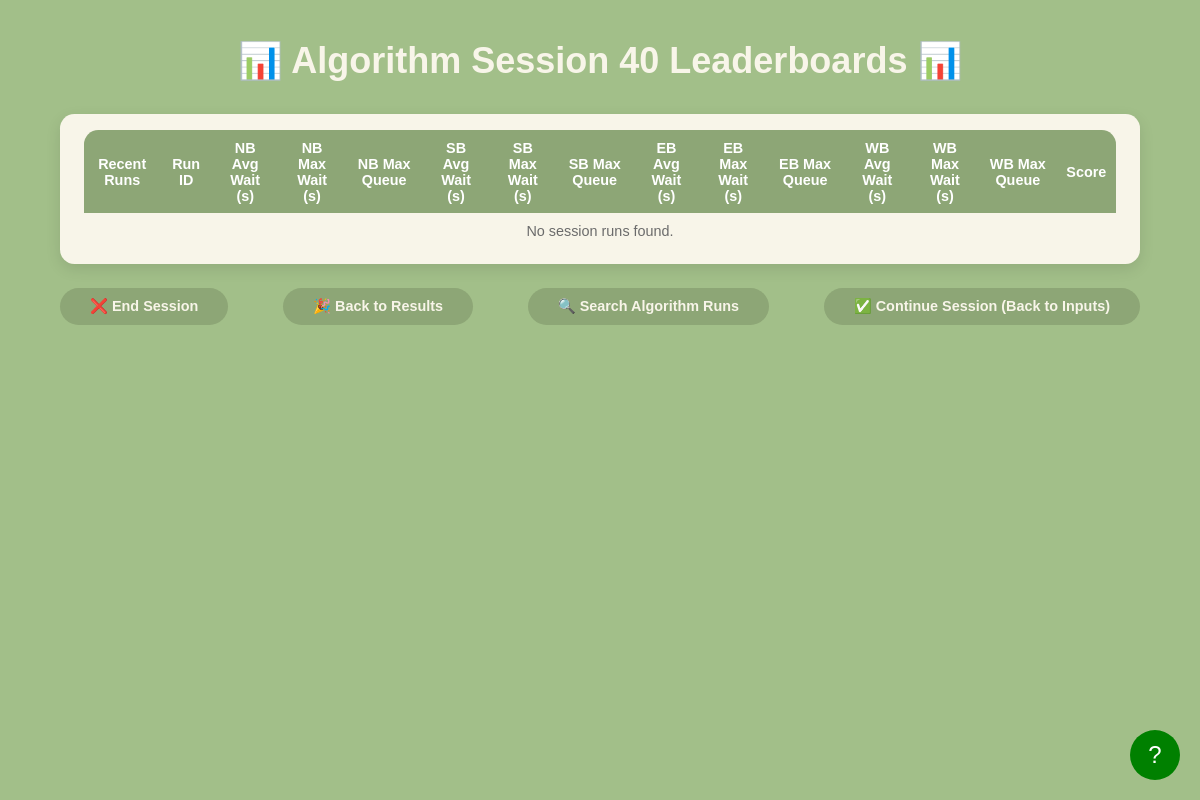
Page /algorithm_session_leaderboard on the earlier database version.
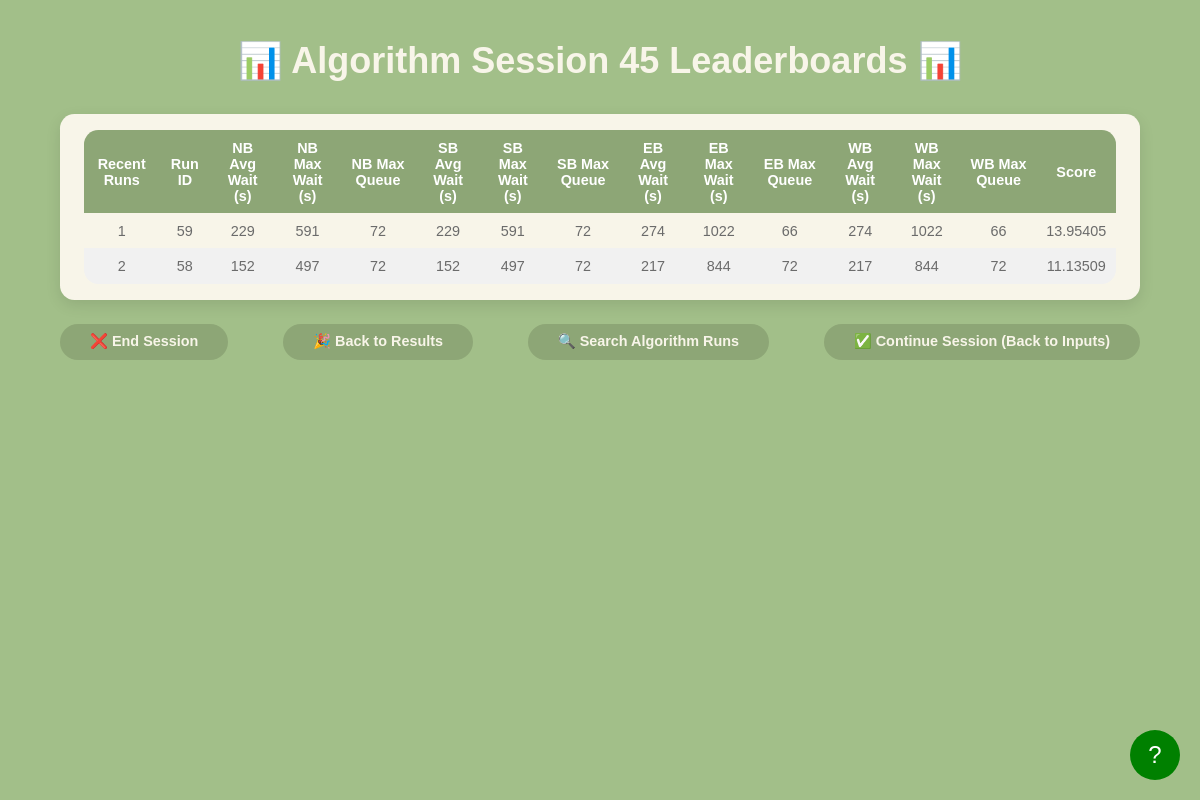
Same page on the later database version.
### models.py (models this page shows, shortened)
class AlgorithmLeaderboardResult(db.Model):
    __tablename__ = 'algorithm_leaderboard_results'
    id = db.Column(db.Integer, primary_key=True, autoincrement=True)
    run_id = db.Column(db.Integer, db.ForeignKey('configurations.run_id'), nullable=False)
    session_id = db.Column(db.Integer, db.ForeignKey('sessions.id'), nullable=False)
    avg_wait_time_north = db.Column(db.Float, nullable=False)
    max_wait_time_north = db.Column(db.Float, nullable=False)
    max_queue_length_north = db.Column(db.Integer, nullable=False)
    avg_wait_time_south = db.Column(db.Float, nullable=False)
    max_wait_time_south = db.Column(db.Float, nullable=False)
    max_queue_length_south = db.Column(db.Integer, nullable=False)
    avg_wait_time_east = db.Column(db.Float, nullable=False)
    max_wait_time_east = db.Column(db.Float, nullable=False)
    max_queue_length_east = db.Column(db.Integer, nullable=False)
    avg_wait_time_west = db.Column(db.Float, nullable=False)
    max_wait_time_west = db.Column(db.Float, nullable=False)
    max_queue_length_west = db.Column(db.Integer, nullable=False)

### app.py (the view)
@app.route('/algorithm_session_leaderboard')
def algorithm_session_leaderboard_page():
    session_id = request.args.get('session_id', type=int)
    if not session_id:
        active_session = Session.query.filter_by(active=True).order_by(Session.id.desc()).first()
        session_id = active_session.id if active_session else None
    print(session_id)
    raw_runs = get_recent_algorithm_runs(session_id) if session_id else []
    processed_runs = []
    for run in raw_runs:
        score = compute_score_4directions(
            run.run_id,
            run.session_id,
            run.avg_wait_time_north, run.max_wait_time_north, run.max_queue_length_north,
            run.avg_wait_time_south, run.max_wait_time_south, run.max_queue_length_south,
            run.avg_wait_time_east, run.max_wait_time_east, run.max_queue_length_east,
            run.avg_wait_time_west, run.max_wait_time_west, run.max_queue_length_west
        )
        processed_runs.append({
            "run_id": run.run_id,
            "nb_avg_wait": run.avg_wait_time_north,
            "nb_max_wait": run.max_wait_time_north,
            "nb_max_queue": run.max_queue_length_north,
            "sb_avg_wait": run.avg_wait_time_south,
            "sb_max_wait": run.max_wait_time_south,
            "sb_max_queue": run.max_queue_length_south,
            "eb_avg_wait": run.avg_wait_time_east,
            "eb_max_wait": run.max_wait_time_east,
            "eb_max_queue": run.max_queue_length_east,
            "wb_avg_wait": run.avg_wait_time_west,
            "wb_max_wait": run.max_wait_time_west,
            "wb_max_queue": run.max_queue_length_west,
            "score": score
        })
    return render_template('algorithm_session_leaderboard.html', runs=processed_runs, session_id=session_id)

### app.py (called while the page is built)
def get_recent_algorithm_runs(session_id):
    return AlgorithmLeaderboardResult.query \
        .filter_by(session_id=session_id) \
        .order_by(AlgorithmLeaderboardResult.id.desc()) \
        .limit(10) \
        .all()

### templates/algorithm_session_leaderboard.html (shortened to what this page needs)
<!DOCTYPE html>
<html lang="en">
<head>
</head>
<body>
    <div class="header">
        <h1>📊 Algorithm Session {{ session_id }} Leaderboards 📊</h1>
    </div>
    <div class="leaderboard-container">
        <table>
            <thead>
                <tr>
                    <th>Recent Runs</th>
                    <th>Run ID</th>
                    <th>NB Avg Wait (s)</th>
                    <th>NB Max Wait (s)</th>
                    <th>NB Max Queue</th>
                    <th>SB Avg Wait (s)</th>
                    <th>SB Max Wait (s)</th>
                    <th>SB Max Queue</th>
                    <th>EB Avg Wait (s)</th>
                    <th>EB Max Wait (s)</th>
                    <th>EB Max Queue</th>
                    <th>WB Avg Wait (s)</th>
                    <th>WB Max Wait (s)</th>
                    <th>WB Max Queue</th>
                    <th>Score</th>
                </tr>
            </thead>
            <tbody>
                {% if runs and runs|length > 0 %}
                    {% for run in runs %}
                    <tr onclick="handleRowClick(this)">
                        <td>{{ loop.index }}</td>
                        <td>{{ run.run_id }}</td>
                        <td>{{ run.nb_avg_wait|round|int }}</td>
                        <td>{{ run.nb_max_wait|round|int }}</td>
                        <td>{{ run.nb_max_queue|round|int }}</td>
                        <td>{{ run.sb_avg_wait|round|int }}</td>
                        <td>{{ run.sb_max_wait|round|int }}</td>
                        <td>{{ run.sb_max_queue|round|int }}</td>
                        <td>{{ run.eb_avg_wait|round|int }}</td>
                        <td>{{ run.eb_max_wait|round|int }}</td>
                        <td>{{ run.eb_max_queue|round|int }}</td>
                        <td>{{ run.wb_avg_wait|round|int }}</td>
                        <td>{{ run.wb_max_wait|round|int }}</td>
                        <td>{{ run.wb_max_queue|round|int }}</td>
                        <td>{{ run.score|round(5) }}</td>
                    </tr>
                    {% endfor %}
                {% else %}
                    <tr>
                        <td colspan="15">No session runs found.</td>
                    </tr>
                {% endif %}
            </tbody>
        </table>
    </div>
    <div class="nav-container">
        <a class="nav-button" id="endBtn" href="/index">❌ End Session</a>
        <a class="res-button" id="results" href="/back_to_results">🎉 Back to Results</a>
        <a class="res-button" id="searchRunsBtn" href="/search_Algorithm_Runs">🔍 Search Algorithm Runs</a>
        <a class="nav-button" id="backBtn" href="/parameters">✅ Continue Session (Back to Inputs)</a>
    </div>
    <div id="tutorial-button">?</div>
</body>
</html>

Differences in the rows shown:
added AlgorithmLeaderboardResult: run_id "59", nb_avg_wait "229", nb_max_wait "591", nb_max_queue "72", sb_avg_wait "229", sb_max_wait "591", sb_max_queue "72", eb_avg_wait "274", eb_max_wait "1022", eb_max_queue "66", wb_avg_wait "274", wb_max_wait "1022", wb_max_queue "66", score "13.95405"
added AlgorithmLeaderboardResult: run_id "58", nb_avg_wait "152", nb_max_wait "497", nb_max_queue "72", sb_avg_wait "152", sb_max_wait "497", sb_max_queue "72", eb_avg_wait "217", eb_max_wait "844", eb_max_queue "72", wb_avg_wait "217", wb_max_wait "844", wb_max_queue "72", score "11.13509"
Other differences:
{{ session_id }}: "40" → "45"
text no longer shown: "No session runs found."
